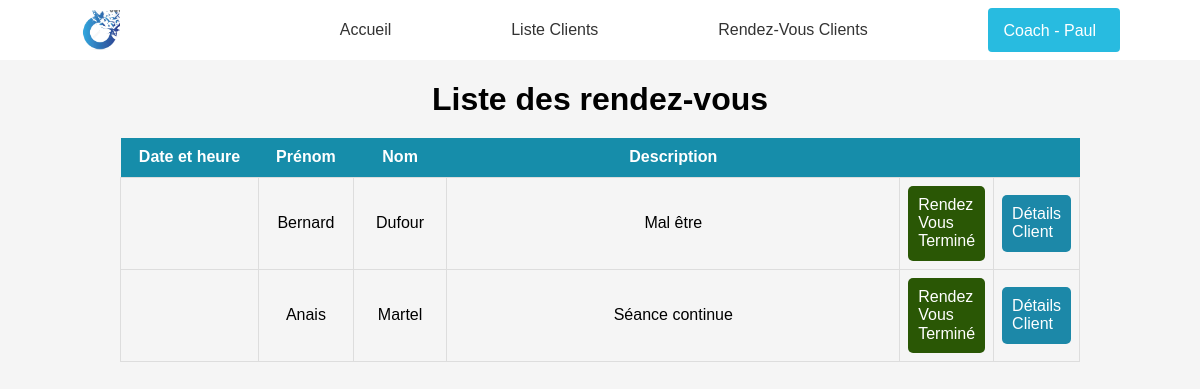
The app's page /liste_rdv/ (signed in) with its own data.
### Authentification/models.py (models this page shows)
class User(AbstractUser):
    username = models.CharField(max_length=150, unique=False , verbose_name='Prenom')
    """Email est utilisé comme identifiant"""
    email = models.EmailField(unique=True)
    USERNAME_FIELD = 'email'
    REQUIRED_FIELDS = ['username']
    """Role est utilisé pour la gestion des droits"""
    role = models.CharField(max_length=30 , verbose_name='Rôle')
    nom = models.CharField(max_length=150, unique=False, verbose_name='Nom' , default='Nom non donnée')
    born = models.DateField(verbose_name='Date de naissance' , default=None, null=True, blank=True)

### Gestion_Rendez_Vous/models.py (models this page shows)
class Appointment(models.Model):
    date = models.DateTimeField(verbose_name="Date et heure du rendez-vous")
    client = models.ForeignKey(User, on_delete=models.CASCADE, verbose_name="Patient")
    coach = models.ForeignKey(User, on_delete=models.CASCADE, related_name='Docteur', default=31)
    """On met le coach par défaut à 31, qui est le coach de test"""
    description = models.TextField(verbose_name="Description", blank=True)
    class Meta:
        verbose_name = "Rendez-vous"
        verbose_name_plural = "Rendez-vous"
    def formatted_date(self):
        return format_datetime(self.date, locale='fr_FR', format='dd MMMM YYYY à HH\'h\'mm')

### Gestion_Rendez_Vous/views.py (the view)
# urls.py: path('liste_rdv/', liste_appointment, name='appointment_list'),
@login_required
def liste_appointment(request):
    appointments = Appointment.objects.all()
    return render(request, 'Gestion_Rendez_Vous/listRdv.html', {'appointments': appointments})

### Gestion_Rendez_Vous/templates/Gestion_Rendez_Vous/listRdv.html (shortened to what this page needs)
{% extends "base.html" %}
{% load static %}
{% block head %}
    <link rel="stylesheet" href="{% static "Gestion_Rendez_Vous/css/listRdv.css" %}">
{% endblock head %}
{% block body %}
<h1 id="appointments-title">Liste des rendez-vous</h1>
<table class="appointments-table">
    <tr>
        <th class="date-column">Date et heure</th>
        <th class="patient-column">Prénom</th>
        <th class="name-column">Nom</th>
        <th class="description-column">Description</th>
        <th class="actions-column"></th>
        <th class="actions-column"></th>
    </tr>
    {% for appointment in appointments %}
        <tr>
            <td class="date-cell">{{ appointment.formatted_date }}</td>
            <td class="patient-cell">{{ appointment.client.username }}</td>
            <td class="name-cell">{{ appointment.client.nom }}</td>
            <td class="description-cell">{{ appointment.description }}</td>
            <td class="action-cell-a"><a href="{% url 'delete_appointment' appointment.id %}">Rendez Vous Terminé</a></td>
            <td class="action-cell-b"><a href="{% url 'details_utilisateur' appointment.client.id%}">Détails Client</a></td>
        </tr>
    {% endfor %}
</table>
{% endblock body %}

### templates/base.html (shortened to what this page needs)
{%load static%}
<!DOCTYPE html>
<html lang="fr">
<head>
    <link rel="stylesheet" href="{% static "css/normalize.css" %}">
    <link rel="stylesheet" href="{% static "css/base.css" %}">
    {% block head %}{% endblock head %}
</head>
  <body>
    <nav class="navbar">
      <a href="{% url 'accueil' %}">
        <img src="{% static 'images/logo.png' %}" alt="Logo" id="logo">
      </a>
  {%  if user.is_authenticated %}
       <a href="{% url 'accueil' %}" class="nav-link">Accueil</a>
       {% if request.user.role == "CREATOR" %}
        <a href="{% url 'liste_utilisateurs' %}" class="nav-link">Liste Clients</a>
        <a href="{% url 'appointment_list' %}" class="nav-link">Rendez-Vous Clients</a>
       {% endif %}
      <div class="dropdown">
        <button class="dropdown-toggle">{{ request.user.username }}</button>
      </div>
  {% endif %}
    </nav>
    {% block body %}{% endblock body %}
  </body>
  </html>

### static/css/base.css (style rules this page uses)
* { padding: 0; margin: 0; box-sizing: border-box; }
body { background-color: #f5f5f5; font-family: Arial, sans-serif; }
.navbar { display: flex; justify-content: space-around; align-items: center; height: 60px; padding: 0 20px; background-color: #ffffff; }
.nav-link { margin-right: 0px; font-size: 16px; text-decoration: none; color: #333; }
#logo { float: left; height: 40px; margin-right: 100px; }
.navbar .dropdown { position: relative; display: inline-block; }
.dropdown-toggle { background-color: rgb(40, 187, 224); color: #ffffff; padding: 12px 16px; border: none; border-radius: 4px; cursor: pointer; font-size: 16px; }

### Gestion_Rendez_Vous/static/Gestion_Rendez_Vous/css/listRdv.css (style rules this page uses)
.appointments-table { width: 80%; margin: 0 auto; border-collapse: collapse; }
.appointments-table th { background-color: #168daa; color: white; padding: 10px; text-align: left; text-align: center; }
.appointments-table td { border: 1px solid #dddddd; padding: 8px; }
.date-cell { width: 15%; text-align: center; }
.patient-cell { width: 10%; text-align: center; }
.name-cell { width: 10%; text-align: center; }
.description-cell { width: 50%; text-align: center; }
.action-cell-a a { display: block; padding: 10px; background-color: #2a5705; color: white; text-decoration: none; border-radius: 5px; }
.action-cell-b a { display: block; padding: 10px; background-color: rgb(28, 136, 168); color: white; text-decoration: none; border-radius: 5px; }
#appointments-title { text-align: center; margin-bottom: 20px; }

### records on screen
User: user.username "Coach - Paul"
Appointment: client.username "Bernard", client.nom "Dufour", description "Mal être"
Appointment: client.username "Anais", client.nom "Martel", description "Séance continue"
